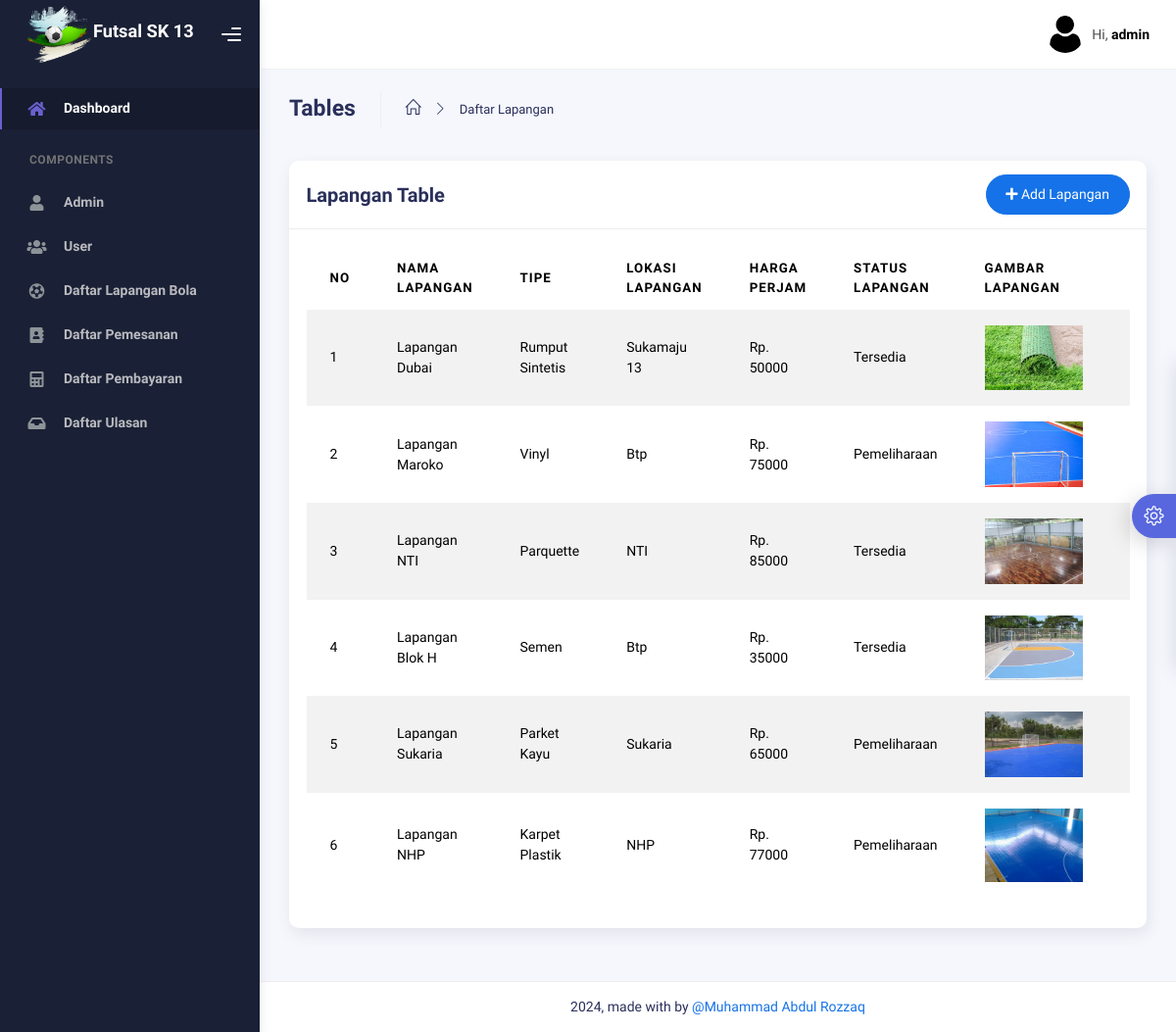
/admin/lapangan.php (signed in), run on the app's committed database.
### tables this page shows
CREATE TABLE `tb_lapangan` (
  `id_lapangan` int NOT NULL,
  `nama_lapangan` varchar(255) NOT NULL,
  `tipe_lapangan` varchar(255) NOT NULL,
  `lokasi` text NOT NULL,
  `harga_per_jam` int NOT NULL,
  `status_lapangan` varchar(255) NOT NULL,
  `gambar_lapangan` varchar(255) NOT NULL
);

### admin/lapangan.php (the view, shortened to what this page needs)
<?php
include '../controller/CrudLapangan.php';
?>
<!DOCTYPE html>
<html lang="en">
<head>
    <link rel="stylesheet" href="assets/css/bootstrap.min.css" />
    <link rel="stylesheet" href="assets/css/plugins.min.css" />
    <link rel="stylesheet" href="assets/css/kaiadmin.min.css" />
    <link rel="stylesheet" href="assets/css/demo.css" />
</head>
<body>
    <div class="wrapper">
        <?php
        require 'components/sidebar.php';
        ?>
        <div class="main-panel">
            <?php
            require 'components/header.php'
            ?>
            <div class="container">
                <div class="page-inner">
                    <div class="page-header">
                        <h3 class="fw-bold mb-3">Tables</h3>
                        <ul class="breadcrumbs mb-3">
                            <li class="nav-home">
                                <a href="dashboard.php">
                                    <i class="icon-home"></i>
                                </a>
                            </li>
                            <li class="separator">
                                <i class="icon-arrow-right"></i>
                            </li>
                            <li class="nav-item">
                                <a href="lapangan.php?active=lapangan">Daftar Lapangan</a>
                            </li>
                        </ul>
                    </div>
                    <div class="row">
                        <div class="col-md-12">
                            <div class="card">
                                <div class="card-header d-flex justify-content-between align-items-center">
                                    <div class="card-title">Lapangan Table</div>
                                    <button
                                        class="btn btn-primary btn-round ms-auto"
                                        data-bs-toggle="modal"
                                        data-bs-target="#addRowModal">
                                        <i class="fa fa-plus"></i>
                                        Add Lapangan
                                    </button>
                                </div>
                                <div class="card-body">
                                    <div class="table-responsive">
                                        <table
                                            id="basic-datatables"
                                            class="display table table-striped table-hover">
                                            <thead>
                                                <tr>
                                                    <th scope="col">No</th>
                                                    <th scope="col">Nama Lapangan</th>
                                                    <th scope="col">Tipe</th>
                                                    <th scope="col">Lokasi Lapangan</th>
                                                    <th scope="col">Harga Perjam</th>
                                                    <th scope="col">Status Lapangan</th>
                                                    <th scope="col">Gambar Lapangan</th>
                                                    <th scope="col" class="text-center">Aksi</th>
                                                </tr>
                                            </thead>
                                            <tbody>
                                                <?php
                                                $lapanganSql = "SELECT * FROM tb_lapangan";
                                                $lapanganRes = mysqli_query($conn, $lapanganSql);
                                                $lapanganCount = 1;
                                                while ($lapanganData = mysqli_fetch_assoc($lapanganRes)) {
                                                    $nama_lapangan = $lapanganData['nama_lapangan'];
                                                    $tipe_lapangan = $lapanganData['tipe_lapangan'];
                                                    $lokasi = $lapanganData['lokasi'];
                                                    $harga_per_jam = $lapanganData['harga_per_jam'];
                                                    $status_lapangan = $lapanganData['status_lapangan'];
                                                    $gambar_lapangan = $lapanganData['gambar_lapangan'];
                                                ?>
                                                    <tr>
                                                        <td><?= $lapanganCount++ ?></td>
                                                        <td><?= $nama_lapangan ?></td>
                                                        <td><?= $tipe_lapangan ?></td>
                                                        <td><?= $lokasi ?></td>
                                                        <td>Rp. <?= $harga_per_jam ?></td>
                                                        <td><?= $status_lapangan ?></td>
                                                        <td><img src="assets/img/lapangan/<?= $gambar_lapangan ?>" alt="<?= $nama_lapangan ?>"
                                                                style="width: 100px; height: auto" /></td>
                                                        <td>
                                                        </td>
                                                    </tr>
                                                <?php } ?>
                                            </tbody>
                                        </table>
                                    </div>
                                </div>
                            </div>
                        </div>
                    </div>
                </div>
            </div>
            <?php
            require 'components/footer.php'
            ?>
        </div>
        <?php
        require 'components/settings.php'
        ?>
    </div>
</body>
</html>

### data on the page
tb_lapangan: nama_lapangan "Lapangan Dubai", tipe_lapangan "Rumput Sintetis", lokasi "Sukamaju 13", harga_per_jam "50000", status_lapangan "Tersedia", gambar_lapangan (picture)
tb_lapangan: nama_lapangan "Lapangan Maroko", tipe_lapangan "Vinyl", lokasi "Btp", harga_per_jam "75000", status_lapangan "Pemeliharaan", gambar_lapangan (picture)
tb_lapangan: nama_lapangan "Lapangan NTI", tipe_lapangan "Parquette", lokasi "NTI", harga_per_jam "85000", status_lapangan "Tersedia", gambar_lapangan (picture)
tb_lapangan: nama_lapangan "Lapangan Blok H", tipe_lapangan "Semen", lokasi "Btp", harga_per_jam "35000", status_lapangan "Tersedia", gambar_lapangan (picture)
tb_lapangan: nama_lapangan "Lapangan Sukaria", tipe_lapangan "Parket Kayu", lokasi "Sukaria", harga_per_jam "65000", status_lapangan "Pemeliharaan", gambar_lapangan (picture)
tb_lapangan: nama_lapangan "Lapangan NHP", tipe_lapangan "Karpet Plastik", lokasi "NHP", harga_per_jam "77000", status_lapangan "Pemeliharaan", gambar_lapangan (picture)

### other printed values
$_SESSION['name'] "admin"
